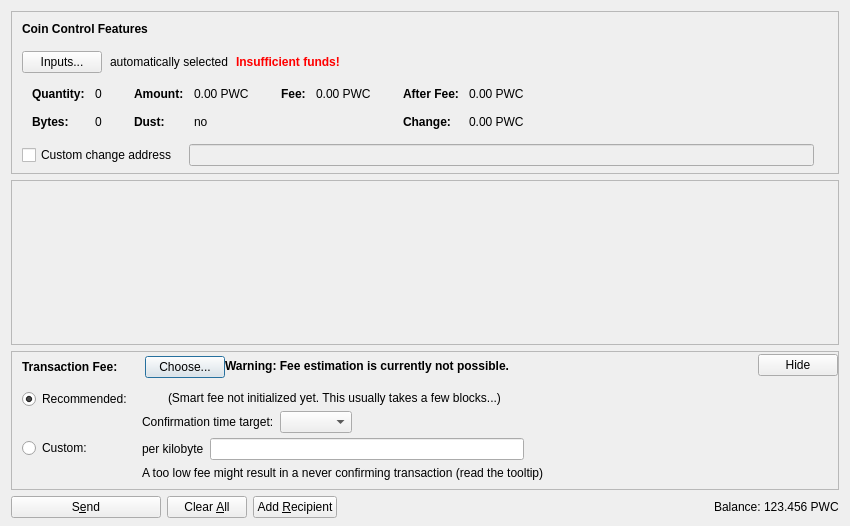
<?xml version="1.0" encoding="UTF-8"?>
<ui version="4.0">
 <class>SendCoinsDialog</class>
 <widget class="QDialog" name="SendCoinsDialog">
  <property name="geometry">
   <rect>
    <x>0</x>
    <y>0</y>
    <width>850</width>
    <height>526</height>
   </rect>
  </property>
  <property name="windowTitle">
   <string>Send Coins</string>
  </property>
  <layout class="QVBoxLayout" name="verticalLayout" stretch="0,1,0,0">
   <property name="bottomMargin">
    <number>8</number>
   </property>
   <item>
    <widget class="QFrame" name="frameCoinControl">
     <property name="sizePolicy">
      <sizepolicy hsizetype="Expanding" vsizetype="Expanding">
       <horstretch>0</horstretch>
       <verstretch>0</verstretch>
      </sizepolicy>
     </property>
     <property name="maximumSize">
      <size>
       <width>16777215</width>
       <height>16777215</height>
      </size>
     </property>
     <property name="frameShape">
      <enum>QFrame::StyledPanel</enum>
     </property>
     <property name="frameShadow">
      <enum>QFrame::Sunken</enum>
     </property>
     <layout class="QVBoxLayout" name="verticalLayoutCoinControl2">
      <property name="spacing">
       <number>0</number>
      </property>
      <property name="leftMargin">
       <number>0</number>
      </property>
      <property name="topMargin">
       <number>0</number>
      </property>
      <property name="rightMargin">
       <number>0</number>
      </property>
      <property name="bottomMargin">
       <number>6</number>
      </property>
      <item>
       <layout class="QVBoxLayout" name="verticalLayoutCoinControl" stretch="0,0,0,0,1">
        <property name="spacing">
         <number>0</number>
        </property>
        <property name="leftMargin">
         <number>10</number>
        </property>
        <property name="topMargin">
         <number>10</number>
        </property>
        <item>
         <layout class="QHBoxLayout" name="horizontalLayoutCoinControl1">
          <property name="bottomMargin">
           <number>15</number>
          </property>
          <item>
           <widget class="QLabel" name="labelCoinControlFeatures">
            <property name="sizePolicy">
             <sizepolicy hsizetype="Preferred" vsizetype="Maximum">
              <horstretch>0</horstretch>
              <verstretch>0</verstretch>
             </sizepolicy>
            </property>
            <property name="font">
             <font>
              <weight>75</weight>
              <bold>true</bold>
             </font>
            </property>
            <property name="styleSheet">
             <string notr="true">font-weight:bold;</string>
            </property>
            <property name="text">
             <string>Coin Control Features</string>
            </property>
           </widget>
          </item>
         </layout>
        </item>
        <item>
         <layout class="QHBoxLayout" name="horizontalLayoutCoinControl2" stretch="0,0,0,0">
          <property name="spacing">
           <number>8</number>
          </property>
          <property name="bottomMargin">
           <number>10</number>
          </property>
          <item>
           <widget class="QPushButton" name="pushButtonCoinControl">
            <property name="styleSheet">
             <string notr="true"/>
            </property>
            <property name="text">
             <string>Inputs...</string>
            </property>
            <property name="autoDefault">
             <bool>false</bool>
            </property>
           </widget>
          </item>
          <item>
           <widget class="QLabel" name="labelCoinControlAutomaticallySelected">
            <property name="text">
             <string>automatically selected</string>
            </property>
            <property name="margin">
             <number>5</number>
            </property>
           </widget>
          </item>
          <item>
           <widget class="QLabel" name="labelCoinControlInsuffFunds">
            <property name="font">
             <font>
              <weight>75</weight>
              <bold>true</bold>
             </font>
            </property>
            <property name="styleSheet">
             <string notr="true">color:red;font-weight:bold;</string>
            </property>
            <property name="text">
             <string>Insufficient funds!</string>
            </property>
            <property name="margin">
             <number>5</number>
            </property>
           </widget>
          </item>
          <item>
           <spacer name="horizontalSpacerCoinControl">
            <property name="orientation">
             <enum>Qt::Horizontal</enum>
            </property>
            <property name="sizeHint" stdset="0">
             <size>
              <width>40</width>
              <height>1</height>
             </size>
            </property>
           </spacer>
          </item>
         </layout>
        </item>
        <item>
         <widget class="QWidget" name="widgetCoinControl" native="true">
          <property name="sizePolicy">
           <sizepolicy hsizetype="Preferred" vsizetype="Preferred">
            <horstretch>0</horstretch>
            <verstretch>0</verstretch>
           </sizepolicy>
          </property>
          <property name="minimumSize">
           <size>
            <width>0</width>
            <height>0</height>
           </size>
          </property>
          <property name="styleSheet">
           <string notr="true"/>
          </property>
          <layout class="QHBoxLayout" name="horizontalLayoutCoinControl5">
           <property name="leftMargin">
            <number>0</number>
           </property>
           <property name="topMargin">
            <number>0</number>
           </property>
           <property name="rightMargin">
            <number>0</number>
           </property>
           <property name="bottomMargin">
            <number>0</number>
           </property>
           <item>
            <layout class="QHBoxLayout" name="horizontalLayoutCoinControl3" stretch="0,0,0,1">
             <property name="spacing">
              <number>20</number>
             </property>
             <property name="topMargin">
              <number>0</number>
             </property>
             <property name="bottomMargin">
              <number>10</number>
             </property>
             <item>
              <layout class="QFormLayout" name="formLayoutCoinControl1">
               <property name="horizontalSpacing">
                <number>10</number>
               </property>
               <property name="verticalSpacing">
                <number>14</number>
               </property>
               <property name="leftMargin">
                <number>10</number>
               </property>
               <property name="topMargin">
                <number>4</number>
               </property>
               <property name="rightMargin">
                <number>6</number>
               </property>
               <item row="0" column="0">
                <widget class="QLabel" name="labelCoinControlQuantityText">
                 <property name="font">
                  <font>
                   <weight>75</weight>
                   <bold>true</bold>
                  </font>
                 </property>
                 <property name="text">
                  <string>Quantity:</string>
                 </property>
                 <property name="margin">
                  <number>0</number>
                 </property>
                </widget>
               </item>
               <item row="0" column="1">
                <widget class="QLabel" name="labelCoinControlQuantity">
                 <property name="cursor">
                  <cursorShape>IBeamCursor</cursorShape>
                 </property>
                 <property name="contextMenuPolicy">
                  <enum>Qt::ActionsContextMenu</enum>
                 </property>
                 <property name="text">
                  <string notr="true">0</string>
                 </property>
                 <property name="margin">
                  <number>0</number>
                 </property>
                 <property name="textInteractionFlags">
                  <set>Qt::LinksAccessibleByMouse|Qt::TextSelectableByKeyboard|Qt::TextSelectableByMouse</set>
                 </property>
                </widget>
               </item>
               <item row="1" column="0">
                <widget class="QLabel" name="labelCoinControlBytesText">
                 <property name="font">
                  <font>
                   <weight>75</weight>
                   <bold>true</bold>
                  </font>
                 </property>
                 <property name="text">
                  <string>Bytes:</string>
                 </property>
                </widget>
               </item>
               <item row="1" column="1">
                <widget class="QLabel" name="labelCoinControlBytes">
                 <property name="cursor">
                  <cursorShape>IBeamCursor</cursorShape>
                 </property>
                 <property name="contextMenuPolicy">
                  <enum>Qt::ActionsContextMenu</enum>
                 </property>
                 <property name="text">
                  <string notr="true">0</string>
                 </property>
                 <property name="textInteractionFlags">
                  <set>Qt::LinksAccessibleByMouse|Qt::TextSelectableByKeyboard|Qt::TextSelectableByMouse</set>
                 </property>
                </widget>
               </item>
              </layout>
             </item>
             <item>
              <layout class="QFormLayout" name="formLayoutCoinControl2">
               <property name="horizontalSpacing">
                <number>10</number>
               </property>
               <property name="verticalSpacing">
                <number>14</number>
               </property>
               <property name="leftMargin">
                <number>6</number>
               </property>
               <property name="topMargin">
                <number>4</number>
               </property>
               <property name="rightMargin">
                <number>6</number>
               </property>
               <item row="0" column="0">
                <widget class="QLabel" name="labelCoinControlAmountText">
                 <property name="font">
                  <font>
                   <weight>75</weight>
                   <bold>true</bold>
                  </font>
                 </property>
                 <property name="text">
                  <string>Amount:</string>
                 </property>
                 <property name="margin">
                  <number>0</number>
                 </property>
                </widget>
               </item>
               <item row="0" column="1">
                <widget class="QLabel" name="labelCoinControlAmount">
                 <property name="cursor">
                  <cursorShape>IBeamCursor</cursorShape>
                 </property>
                 <property name="contextMenuPolicy">
                  <enum>Qt::ActionsContextMenu</enum>
                 </property>
                 <property name="text">
                  <string notr="true">0.00 PWC</string>
                 </property>
                 <property name="textInteractionFlags">
                  <set>Qt::LinksAccessibleByMouse|Qt::TextSelectableByKeyboard|Qt::TextSelectableByMouse</set>
                 </property>
                </widget>
               </item>
               <item row="1" column="0">
                <widget class="QLabel" name="labelCoinControlLowOutputText">
                 <property name="font">
                  <font>
                   <weight>75</weight>
                   <bold>true</bold>
                  </font>
                 </property>
                 <property name="text">
                  <string>Dust:</string>
                 </property>
                </widget>
               </item>
               <item row="1" column="1">
                <widget class="QLabel" name="labelCoinControlLowOutput">
                 <property name="cursor">
                  <cursorShape>IBeamCursor</cursorShape>
                 </property>
                 <property name="contextMenuPolicy">
                  <enum>Qt::ActionsContextMenu</enum>
                 </property>
                 <property name="text">
                  <string notr="true">no</string>
                 </property>
                 <property name="textInteractionFlags">
                  <set>Qt::LinksAccessibleByMouse|Qt::TextSelectableByKeyboard|Qt::TextSelectableByMouse</set>
                 </property>
                </widget>
               </item>
              </layout>
             </item>
             <item>
              <layout class="QFormLayout" name="formLayoutCoinControl3">
               <property name="horizontalSpacing">
                <number>10</number>
               </property>
               <property name="verticalSpacing">
                <number>14</number>
               </property>
               <property name="leftMargin">
                <number>6</number>
               </property>
               <property name="topMargin">
                <number>4</number>
               </property>
               <property name="rightMargin">
                <number>6</number>
               </property>
               <item row="0" column="0">
                <widget class="QLabel" name="labelCoinControlFeeText">
                 <property name="font">
                  <font>
                   <weight>75</weight>
                   <bold>true</bold>
                  </font>
                 </property>
                 <property name="text">
                  <string>Fee:</string>
                 </property>
                 <property name="margin">
                  <number>0</number>
                 </property>
                </widget>
               </item>
               <item row="0" column="1">
                <widget class="QLabel" name="labelCoinControlFee">
                 <property name="cursor">
                  <cursorShape>IBeamCursor</cursorShape>
                 </property>
                 <property name="contextMenuPolicy">
                  <enum>Qt::ActionsContextMenu</enum>
                 </property>
                 <property name="text">
                  <string notr="true">0.00 PWC</string>
                 </property>
                 <property name="textInteractionFlags">
                  <set>Qt::LinksAccessibleByMouse|Qt::TextSelectableByKeyboard|Qt::TextSelectableByMouse</set>
                 </property>
                </widget>
               </item>
              </layout>
             </item>
             <item>
              <layout class="QFormLayout" name="formLayoutCoinControl4">
               <property name="horizontalSpacing">
                <number>10</number>
               </property>
               <property name="verticalSpacing">
                <number>14</number>
               </property>
               <property name="leftMargin">
                <number>6</number>
               </property>
               <property name="topMargin">
                <number>4</number>
               </property>
               <property name="rightMargin">
                <number>6</number>
               </property>
               <item row="0" column="0">
                <widget class="QLabel" name="labelCoinControlAfterFeeText">
                 <property name="font">
                  <font>
                   <weight>75</weight>
                   <bold>true</bold>
                  </font>
                 </property>
                 <property name="text">
                  <string>After Fee:</string>
                 </property>
                 <property name="margin">
                  <number>0</number>
                 </property>
                </widget>
               </item>
               <item row="0" column="1">
                <widget class="QLabel" name="labelCoinControlAfterFee">
                 <property name="cursor">
                  <cursorShape>IBeamCursor</cursorShape>
                 </property>
                 <property name="contextMenuPolicy">
                  <enum>Qt::ActionsContextMenu</enum>
                 </property>
                 <property name="text">
                  <string notr="true">0.00 PWC</string>
                 </property>
                 <property name="textInteractionFlags">
                  <set>Qt::LinksAccessibleByMouse|Qt::TextSelectableByKeyboard|Qt::TextSelectableByMouse</set>
                 </property>
                </widget>
               </item>
               <item row="1" column="0">
                <widget class="QLabel" name="labelCoinControlChangeText">
                 <property name="font">
                  <font>
                   <weight>75</weight>
                   <bold>true</bold>
                  </font>
                 </property>
                 <property name="text">
                  <string>Change:</string>
                 </property>
                </widget>
               </item>
               <item row="1" column="1">
                <widget class="QLabel" name="labelCoinControlChange">
                 <property name="cursor">
                  <cursorShape>IBeamCursor</cursorShape>
                 </property>
                 <property name="contextMenuPolicy">
                  <enum>Qt::ActionsContextMenu</enum>
                 </property>
                 <property name="text">
                  <string notr="true">0.00 PWC</string>
                 </property>
                 <property name="textInteractionFlags">
                  <set>Qt::LinksAccessibleByMouse|Qt::TextSelectableByKeyboard|Qt::TextSelectableByMouse</set>
                 </property>
                </widget>
               </item>
              </layout>
             </item>
            </layout>
           </item>
          </layout>
         </widget>
        </item>
        <item>
         <layout class="QHBoxLayout" name="horizontalLayoutCoinControl4" stretch="0,0,0">
          <property name="spacing">
           <number>12</number>
          </property>
          <property name="sizeConstraint">
           <enum>QLayout::SetDefaultConstraint</enum>
          </property>
          <property name="topMargin">
           <number>5</number>
          </property>
          <property name="rightMargin">
           <number>5</number>
          </property>
          <item>
           <widget class="QCheckBox" name="checkBoxCoinControlChange">
            <property name="toolTip">
             <string>If this is activated, but the change address is empty or invalid, change will be sent to a newly generated address.</string>
            </property>
            <property name="text">
             <string>Custom change address</string>
            </property>
           </widget>
          </item>
          <item>
           <widget class="QValidatedLineEdit" name="lineEditCoinControlChange">
            <property name="enabled">
             <bool>false</bool>
            </property>
            <property name="sizePolicy">
             <sizepolicy hsizetype="Expanding" vsizetype="Fixed">
              <horstretch>0</horstretch>
              <verstretch>0</verstretch>
             </sizepolicy>
            </property>
           </widget>
          </item>
          <item>
           <widget class="QLabel" name="labelCoinControlChangeLabel">
            <property name="sizePolicy">
             <sizepolicy hsizetype="Preferred" vsizetype="Expanding">
              <horstretch>0</horstretch>
              <verstretch>0</verstretch>
             </sizepolicy>
            </property>
            <property name="minimumSize">
             <size>
              <width>0</width>
              <height>0</height>
             </size>
            </property>
            <property name="text">
             <string/>
            </property>
            <property name="margin">
             <number>3</number>
            </property>
           </widget>
          </item>
         </layout>
        </item>
        <item>
         <spacer name="verticalSpacerCoinControl">
          <property name="orientation">
           <enum>Qt::Vertical</enum>
          </property>
          <property name="sizeHint" stdset="0">
           <size>
            <width>800</width>
            <height>1</height>
           </size>
          </property>
         </spacer>
        </item>
       </layout>
      </item>
     </layout>
    </widget>
   </item>
   <item>
    <widget class="QScrollArea" name="scrollArea">
     <property name="widgetResizable">
      <bool>true</bool>
     </property>
     <widget class="QWidget" name="scrollAreaWidgetContents">
      <property name="geometry">
       <rect>
        <x>0</x>
        <y>0</y>
        <width>830</width>
        <height>104</height>
       </rect>
      </property>
      <layout class="QVBoxLayout" name="verticalLayout_2" stretch="0,1">
       <property name="leftMargin">
        <number>0</number>
       </property>
       <property name="topMargin">
        <number>0</number>
       </property>
       <property name="rightMargin">
        <number>0</number>
       </property>
       <property name="bottomMargin">
        <number>0</number>
       </property>
       <item>
        <layout class="QVBoxLayout" name="entries">
         <property name="spacing">
          <number>6</number>
         </property>
        </layout>
       </item>
       <item>
        <spacer name="verticalSpacer">
         <property name="orientation">
          <enum>Qt::Vertical</enum>
         </property>
         <property name="sizeHint" stdset="0">
          <size>
           <width>20</width>
           <height>40</height>
          </size>
         </property>
        </spacer>
       </item>
      </layout>
     </widget>
    </widget>
   </item>
   <item>
    <widget class="QFrame" name="frameFee">
     <property name="sizePolicy">
      <sizepolicy hsizetype="Expanding" vsizetype="Expanding">
       <horstretch>0</horstretch>
       <verstretch>0</verstretch>
      </sizepolicy>
     </property>
     <property name="maximumSize">
      <size>
       <width>16777215</width>
       <height>16777215</height>
      </size>
     </property>
     <property name="frameShape">
      <enum>QFrame::StyledPanel</enum>
     </property>
     <property name="frameShadow">
      <enum>QFrame::Sunken</enum>
     </property>
     <layout class="QVBoxLayout" name="verticalLayoutFee1">
      <property name="spacing">
       <number>0</number>
      </property>
      <property name="leftMargin">
       <number>0</number>
      </property>
      <property name="topMargin">
       <number>0</number>
      </property>
      <property name="rightMargin">
       <number>0</number>
      </property>
      <property name="bottomMargin">
       <number>0</number>
      </property>
      <item>
       <layout class="QVBoxLayout" name="verticalLayoutFee2" stretch="0,0,0">
        <property name="spacing">
         <number>0</number>
        </property>
        <property name="leftMargin">
         <number>10</number>
        </property>
        <property name="topMargin">
         <number>0</number>
        </property>
        <item>
         <layout class="QHBoxLayout" name="horizontalLayoutFee1">
          <property name="bottomMargin">
           <number>0</number>
          </property>
          <item>
           <layout class="QVBoxLayout" name="verticalLayoutFee7">
            <property name="spacing">
             <number>0</number>
            </property>
            <item>
             <spacer name="verticalSpacerSmartFee">
              <property name="orientation">
               <enum>Qt::Vertical</enum>
              </property>
              <property name="sizeType">
               <enum>QSizePolicy::Fixed</enum>
              </property>
              <property name="sizeHint" stdset="0">
               <size>
                <width>1</width>
                <height>4</height>
               </size>
              </property>
             </spacer>
            </item>
            <item>
             <layout class="QHBoxLayout" name="horizontalLayoutSmartFee">
              <property name="spacing">
               <number>10</number>
              </property>
              <item>
               <widget class="QLabel" name="labelFeeHeadline">
                <property name="sizePolicy">
                 <sizepolicy hsizetype="Preferred" vsizetype="Maximum">
                  <horstretch>0</horstretch>
                  <verstretch>0</verstretch>
                 </sizepolicy>
                </property>
                <property name="font">
                 <font>
                  <weight>75</weight>
                  <bold>true</bold>
                 </font>
                </property>
                <property name="styleSheet">
                 <string notr="true">font-weight:bold;</string>
                </property>
                <property name="text">
                 <string>Transaction Fee:</string>
                </property>
               </widget>
              </item>
              <item>
               <widget class="QLabel" name="labelFeeMinimized">
                <property name="text">
                 <string/>
                </property>
               </widget>
              </item>
              <item>
               <widget class="QPushButton" name="buttonChooseFee">
                <property name="text">
                 <string>Choose...</string>
                </property>
               </widget>
              </item>
             </layout>
            </item>
            <item>
             <spacer name="verticalSpacer_5">
              <property name="orientation">
               <enum>Qt::Vertical</enum>
              </property>
              <property name="sizeHint" stdset="0">
               <size>
                <width>1</width>
                <height>1</height>
               </size>
              </property>
             </spacer>
            </item>
           </layout>
          </item>
          <item>
           <widget class="QLabel" name="fallbackFeeWarningLabel">
            <property name="toolTip">
             <string>Using the fallbackfee can result in sending a transaction that will take several hours or days (or never) to confirm. Consider choosing your fee manually or wait until you have validated the complete chain.</string>
            </property>
            <property name="font">
            <font>
                <weight>75</weight>
                <bold>true</bold>
            </font>
            </property>
            <property name="text">
             <string>Warning: Fee estimation is currently not possible.</string>
            </property>
            <property name="wordWrap">
             <bool>false</bool>
            </property>
           </widget>
          </item>
          <item>
           <spacer name="horizontalSpacer_4">
            <property name="orientation">
             <enum>Qt::Horizontal</enum>
            </property>
            <property name="sizeType">
             <enum>QSizePolicy::MinimumExpanding</enum>
            </property>
            <property name="sizeHint" stdset="0">
             <size>
              <width>40</width>
              <height>20</height>
             </size>
            </property>
           </spacer>
          </item>
          <item>
           <widget class="QPushButton" name="buttonMinimizeFee">
            <property name="toolTip">
             <string>collapse fee-settings</string>
            </property>
            <property name="text">
             <string>Hide</string>
            </property>
           </widget>
          </item>
         </layout>
        </item>
        <item>
         <widget class="QFrame" name="frameFeeSelection">
          <layout class="QVBoxLayout" name="verticalLayoutFee12">
           <property name="spacing">
            <number>0</number>
           </property>
           <property name="leftMargin">
            <number>0</number>
           </property>
           <property name="topMargin">
            <number>0</number>
           </property>
           <property name="rightMargin">
            <number>0</number>
           </property>
           <property name="bottomMargin">
            <number>0</number>
           </property>
           <item>
            <layout class="QGridLayout" name="gridLayoutFee">
             <property name="topMargin">
              <number>10</number>
             </property>
             <property name="bottomMargin">
              <number>4</number>
             </property>
             <property name="horizontalSpacing">
              <number>10</number>
             </property>
             <property name="verticalSpacing">
              <number>4</number>
             </property>
             <item row="1" column="1">
              <layout class="QVBoxLayout" name="verticalLayoutFee8">
               <property name="spacing">
                <number>6</number>
               </property>
               <item>
                <layout class="QHBoxLayout" name="horizontalLayoutFee13">
                 <item>
                  <widget class="QLabel" name="labelCustomPerKilobyte">
                   <property name="toolTip">
                    <string>Specify a custom fee per kB (1,000 bytes) of the transaction's virtual size.

Note:  Since the fee is calculated on a per-byte basis, a fee of "100 satoshis per kB" for a transaction size of 500 bytes (half of 1 kB) would ultimately yield a fee of only 50 satoshis.</string>
                   </property>
                   <property name="text">
                    <string>per kilobyte</string>
                   </property>
                  </widget>
                 </item>
                 <item>
                  <widget class="BitcoinAmountField" name="customFee"/>
                 </item>
                 <item>
                  <spacer name="horizontalSpacer_6">
                   <property name="orientation">
                    <enum>Qt::Horizontal</enum>
                   </property>
                   <property name="sizeHint" stdset="0">
                    <size>
                     <width>1</width>
                     <height>1</height>
                    </size>
                   </property>
                  </spacer>
                 </item>
                </layout>
               </item>
               <item>
                <layout class="QHBoxLayout" name="horizontalLayoutFee8">
                 <item>
                  <widget class="QLabel" name="labelCustomFeeWarning">
                   <property name="enabled">
                    <bool>true</bool>
                   </property>
                   <property name="toolTip">
                    <string>When there is less transaction volume than space in the blocks, miners as well as relaying nodes may enforce a minimum fee. Paying only this minimum fee is just fine, but be aware that this can result in a never confirming transaction once there is more demand for playcoin transactions than the network can process.</string>
                   </property>
                   <property name="text">
                    <string>A too low fee might result in a never confirming transaction (read the tooltip)</string>
                   </property>
                  </widget>
                 </item>
                 <item>
                  <spacer name="horizontalSpacer_2">
                   <property name="orientation">
                    <enum>Qt::Horizontal</enum>
                   </property>
                   <property name="sizeHint" stdset="0">
                    <size>
                     <width>1</width>
                     <height>1</height>
                    </size>
                   </property>
                  </spacer>
                 </item>
                </layout>
               </item>
              </layout>
             </item>
             <item row="0" column="0">
              <layout class="QVBoxLayout" name="verticalLayoutFee4" stretch="0,1">
               <item>
                <widget class="QRadioButton" name="radioSmartFee">
                 <property name="text">
                  <string>Recommended:</string>
                 </property>
                 <property name="checked">
                  <bool>true</bool>
                 </property>
                 <attribute name="buttonGroup">
                  <string notr="true">groupFee</string>
                 </attribute>
                </widget>
               </item>
               <item>
                <spacer name="verticalSpacer_2">
                 <property name="orientation">
                  <enum>Qt::Vertical</enum>
                 </property>
                 <property name="sizeHint" stdset="0">
                  <size>
                   <width>1</width>
                   <height>1</height>
                  </size>
                 </property>
                </spacer>
               </item>
              </layout>
             </item>
             <item row="1" column="0">
              <layout class="QVBoxLayout" name="verticalLayoutFee9" stretch="0,1">
               <item>
                <widget class="QRadioButton" name="radioCustomFee">
                 <property name="text">
                  <string>Custom:</string>
                 </property>
                 <attribute name="buttonGroup">
                  <string notr="true">groupFee</string>
                 </attribute>
                </widget>
               </item>
               <item>
                <spacer name="verticalSpacer_6">
                 <property name="orientation">
                  <enum>Qt::Vertical</enum>
                 </property>
                 <property name="sizeHint" stdset="0">
                  <size>
                   <width>1</width>
                   <height>1</height>
                  </size>
                 </property>
                </spacer>
               </item>
              </layout>
             </item>
             <item row="0" column="1">
              <layout class="QVBoxLayout" name="verticalLayoutFee3" stretch="0,0,1">
               <property name="spacing">
                <number>6</number>
               </property>
               <property name="topMargin">
                <number>2</number>
               </property>
               <item>
                <layout class="QHBoxLayout" name="horizontalLayoutFee12">
                 <item>
                  <widget class="QLabel" name="labelSmartFee">
                   <property name="text">
                    <string/>
                   </property>
                  </widget>
                 </item>
                 <item>
                  <widget class="QLabel" name="labelFeeEstimation">
                   <property name="text">
                    <string/>
                   </property>
                  </widget>
                 </item>
                 <item>
                  <widget class="QLabel" name="labelSmartFee2">
                   <property name="text">
                    <string>(Smart fee not initialized yet. This usually takes a few blocks...)</string>
                   </property>
                  </widget>
                 </item>
                 <item>
                  <spacer name="horizontalSpacer_5">
                   <property name="orientation">
                    <enum>Qt::Horizontal</enum>
                   </property>
                   <property name="sizeHint" stdset="0">
                    <size>
                     <width>1</width>
                     <height>1</height>
                    </size>
                   </property>
                  </spacer>
                 </item>
                </layout>
               </item>
               <item>
                <layout class="QHBoxLayout" name="horizontalLayoutFee9">
                 <item>
                  <layout class="QVBoxLayout" name="verticalLayoutFee6">
                   <item>
                    <widget class="QLabel" name="labelSmartFee3">
                     <property name="text">
                      <string>Confirmation time target:</string>
                     </property>
                    </widget>
                   </item>
                  </layout>
                 </item>
                 <item>
                  <layout class="QVBoxLayout" name="verticalLayoutFee5">
                   <property name="rightMargin">
                    <number>30</number>
                   </property>
                   <item>
                    <layout class="QHBoxLayout" name="horizontalLayoutConfTarget">
                     <property name="bottomMargin">
                      <number>0</number>
                     </property>
                     <item>
                      <widget class="QComboBox" name="confTargetSelector"/>
                     </item>
                     <item>
                      <spacer name="horizontalSpacerConfTarget">
                       <property name="orientation">
                        <enum>Qt::Horizontal</enum>
                       </property>
                       <property name="sizeHint" stdset="0">
                        <size>
                         <width>40</width>
                         <height>20</height>
                        </size>
                       </property>
                      </spacer>
                     </item>
                    </layout>
                   </item>
                  </layout>
                 </item>
                </layout>
               </item>
               <item>
                <spacer name="verticalSpacer_4">
                 <property name="orientation">
                  <enum>Qt::Vertical</enum>
                 </property>
                 <property name="sizeHint" stdset="0">
                  <size>
                   <width>1</width>
                   <height>1</height>
                  </size>
                 </property>
                </spacer>
               </item>
              </layout>
             </item>
            </layout>
           </item>
          </layout>
         </widget>
        </item>
        <item>
         <spacer name="verticalSpacerFee">
          <property name="orientation">
           <enum>Qt::Vertical</enum>
          </property>
          <property name="sizeHint" stdset="0">
           <size>
            <width>40</width>
            <height>5</height>
           </size>
          </property>
         </spacer>
        </item>
       </layout>
      </item>
     </layout>
    </widget>
   </item>
   <item>
    <layout class="QHBoxLayout" name="horizontalLayout">
     <item>
      <widget class="QPushButton" name="sendButton">
       <property name="minimumSize">
        <size>
         <width>150</width>
         <height>0</height>
        </size>
       </property>
       <property name="toolTip">
        <string>Confirm the send action</string>
       </property>
       <property name="text">
        <string>S&amp;end</string>
       </property>
       <property name="icon">
        <iconset resource="../bitcoin.qrc">
         <normaloff>:/icons/send</normaloff>:/icons/send</iconset>
       </property>
       <property name="autoDefault">
        <bool>false</bool>
       </property>
       <property name="default">
        <bool>false</bool>
       </property>
      </widget>
     </item>
     <item>
      <widget class="QPushButton" name="clearButton">
       <property name="sizePolicy">
        <sizepolicy hsizetype="Minimum" vsizetype="Fixed">
         <horstretch>0</horstretch>
         <verstretch>0</verstretch>
        </sizepolicy>
       </property>
       <property name="toolTip">
        <string>Clear all fields of the form.</string>
       </property>
       <property name="text">
        <string>Clear &amp;All</string>
       </property>
       <property name="icon">
        <iconset resource="../bitcoin.qrc">
         <normaloff>:/icons/remove</normaloff>:/icons/remove</iconset>
       </property>
       <property name="autoDefault">
        <bool>false</bool>
       </property>
      </widget>
     </item>
     <item>
      <widget class="QPushButton" name="addButton">
       <property name="toolTip">
        <string>Send to multiple recipients at once</string>
       </property>
       <property name="text">
        <string>Add &amp;Recipient</string>
       </property>
       <property name="icon">
        <iconset resource="../bitcoin.qrc">
         <normaloff>:/icons/add</normaloff>:/icons/add</iconset>
       </property>
       <property name="autoDefault">
        <bool>false</bool>
       </property>
      </widget>
     </item>
     <item>
      <spacer name="horizontalSpacer">
       <property name="orientation">
        <enum>Qt::Horizontal</enum>
       </property>
       <property name="sizeHint" stdset="0">
        <size>
         <width>40</width>
         <height>20</height>
        </size>
       </property>
      </spacer>
     </item>
     <item>
      <layout class="QHBoxLayout" name="horizontalLayout_2">
       <property name="spacing">
        <number>3</number>
       </property>
       <item>
        <widget class="QLabel" name="label">
         <property name="sizePolicy">
          <sizepolicy hsizetype="Preferred" vsizetype="Fixed">
           <horstretch>0</horstretch>
           <verstretch>0</verstretch>
          </sizepolicy>
         </property>
         <property name="text">
          <string>Balance:</string>
         </property>
        </widget>
       </item>
       <item>
        <widget class="QLabel" name="labelBalance">
         <property name="sizePolicy">
          <sizepolicy hsizetype="Preferred" vsizetype="Fixed">
           <horstretch>0</horstretch>
           <verstretch>0</verstretch>
          </sizepolicy>
         </property>
         <property name="cursor">
          <cursorShape>IBeamCursor</cursorShape>
         </property>
         <property name="text">
          <string notr="true">123.456 PWC</string>
         </property>
         <property name="textInteractionFlags">
          <set>Qt::LinksAccessibleByMouse|Qt::TextSelectableByKeyboard|Qt::TextSelectableByMouse</set>
         </property>
        </widget>
       </item>
      </layout>
     </item>
    </layout>
   </item>
  </layout>
 </widget>
 <customwidgets>
  <customwidget>
   <class>QValidatedLineEdit</class>
   <extends>QLineEdit</extends>
   <header>qt/qvalidatedlineedit.h</header>
  </customwidget>
  <customwidget>
   <class>BitcoinAmountField</class>
   <extends>QLineEdit</extends>
   <header>qt/bitcoinamountfield.h</header>
   <container>1</container>
  </customwidget>
 </customwidgets>
 <resources>
  <include location="../bitcoin.qrc"/>
 </resources>
 <connections/>
 <buttongroups>
  <buttongroup name="groupFee"/>
 </buttongroups>
</ui>
